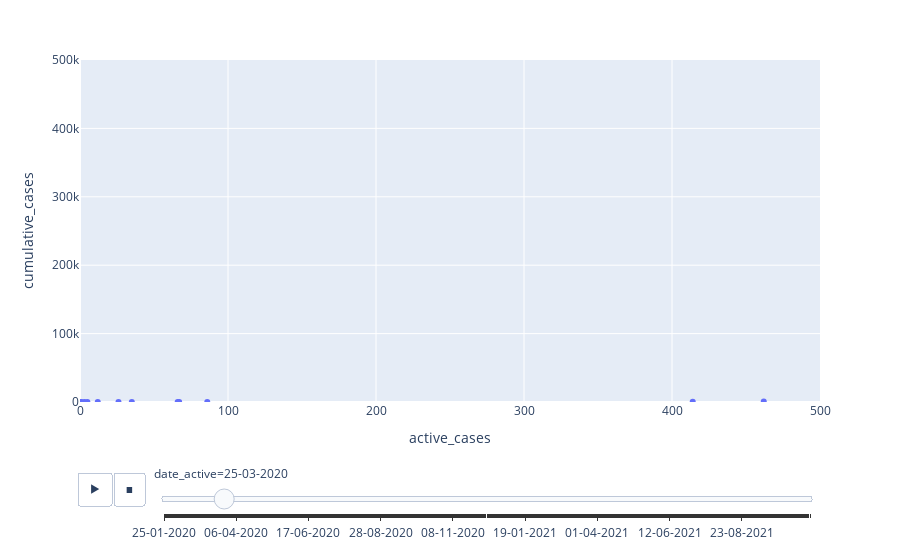

This figure's notebook cell:
### Code cell
xp.scatter(df_ca, y='cumulative_cases', x='active_cases', animation_frame='date_active',
          range_x=[0,500], range_y=[0,500000])
